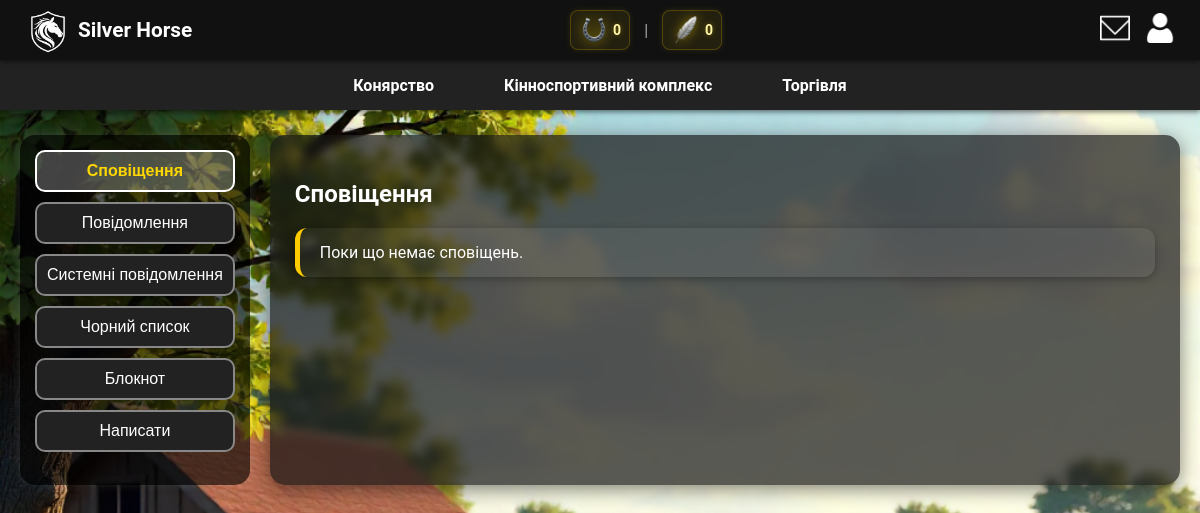
The app's page /dashboard/dashboard/messages/ (signed in), older data.
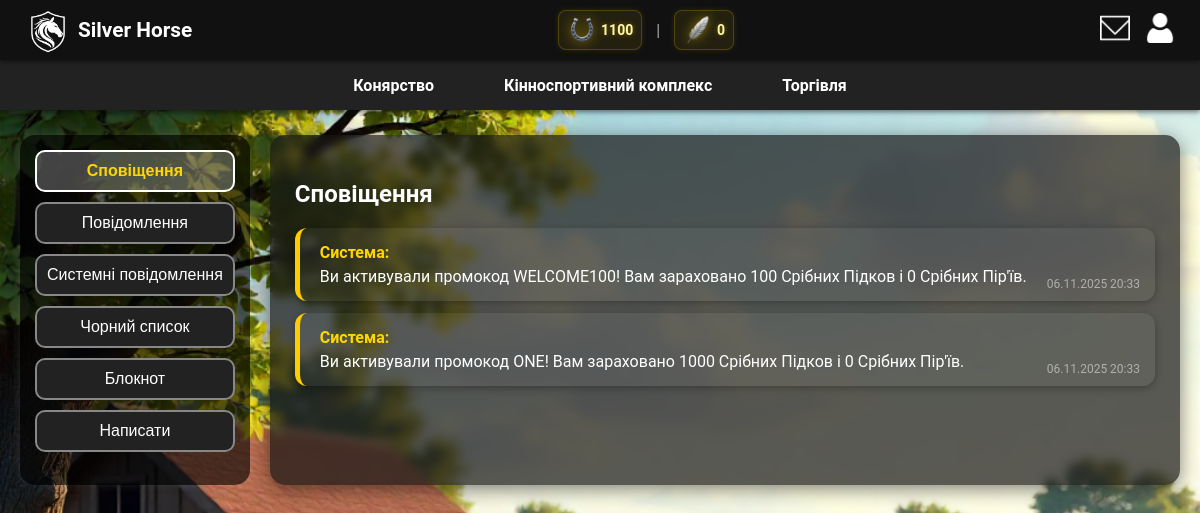
The same page, newer data.
### userspace/models.py (models this page shows, shortened)
class Notification(models.Model):
    user = models.ForeignKey(User, on_delete=models.CASCADE, related_name='notifications')
    text = models.TextField()
    created_at = models.DateTimeField(auto_now_add=True)
    is_read = models.BooleanField(default=False)

### userspace/views.py (the view, shortened to what this page needs)
# urls.py: path('dashboard/messages/', views.messages_page, name='messages_page'),
@login_required
def messages_page(request):
    message_form = MessageForm(request.POST or None, prefix='msg')
    note_form = NoteForm(request.POST or None, prefix='note')
    block_form = BlockUserForm(request.POST or None, prefix='block')
    messages_received = Message.objects.filter(receiver=request.user).order_by('-created_at')
    notes = Note.objects.filter(user=request.user).order_by('-created_at')
    blocked_users = BlockedUser.objects.filter(blocker=request.user).order_by('-created_at')
    system_messages = SystemMessage.objects.filter(user=request.user).order_by('-created_at')
    notifications = Notification.objects.filter(user=request.user).order_by('-created_at')  # ось сюди додано
    context = {
        'form': message_form,
        'note_form': note_form,
        'block_form': block_form,
        'messages_received': messages_received,
        'notes': notes,
        'blocked_users': blocked_users,
        'system_messages': system_messages,
        'notifications': notifications,  # обов’язково для вкладки Сповіщення
        'user': request.user,
    }
    return render(request, 'userspace/messages.html', context)

### userspace/context_processors.py (called while the page is built)
def currency_context(request):
    if request.user.is_authenticated:
        profile = request.user.profile
        return {
            'user_horseshoes': profile.horseshoes,
            'user_silver_wings': profile.silver_wings
        }
    return {'user_horseshoes': 0, 'user_silver_wings': 0}

### userspace/templates/userspace/messages.html (shortened to what this page needs)
{% extends "userspace/base.html" %}
{% block content %}
<div class="messages-page">
  <div class="messages-sidebar">
    <button class="tab-button active" data-tab="notifications">Сповіщення</button>
    <button class="tab-button" data-tab="chats">Повідомлення</button>
    <button class="tab-button" data-tab="system">Системні повідомлення</button>
    <button class="tab-button" data-tab="blacklist">Чорний список</button>
    <button class="tab-button" data-tab="notes">Блокнот</button>
    <button class="tab-button" data-tab="write">Написати</button>
  </div>
  <div class="messages-content">
    <div id="notifications" class="tab-content active">
      <h2>Сповіщення</h2>
      <ul class="notifications-list">
        {% for msg in notifications %}
          <li class="received">
            <strong>Система:</strong> {{ msg.text }}
            <span class="timestamp">{{ msg.created_at|date:"d.m.Y H:i" }}</span>
          </li>
        {% empty %}
          <li>Поки що немає сповіщень.</li>
        {% endfor %}
      </ul>
    </div>
  </div>
</div>
{% endblock %}

Row changes from the older to the newer data that the page shows:
added Notification: text "Ви активували промокод WELCOME100! Вам зараховано 100 Срібних Підков і 0 Срібних Пір'їв.", created_at "06.11.2025 20:33"
added Notification: text "Ви активували промокод ONE! Вам зараховано 1000 Срібних Підков і 0 Срібних Пір'їв.", created_at "06.11.2025 20:33"
Text that changed along with them:
{{ user_horseshoes }}: "0" → "1100"
text no longer shown: "Поки що немає сповіщень."
